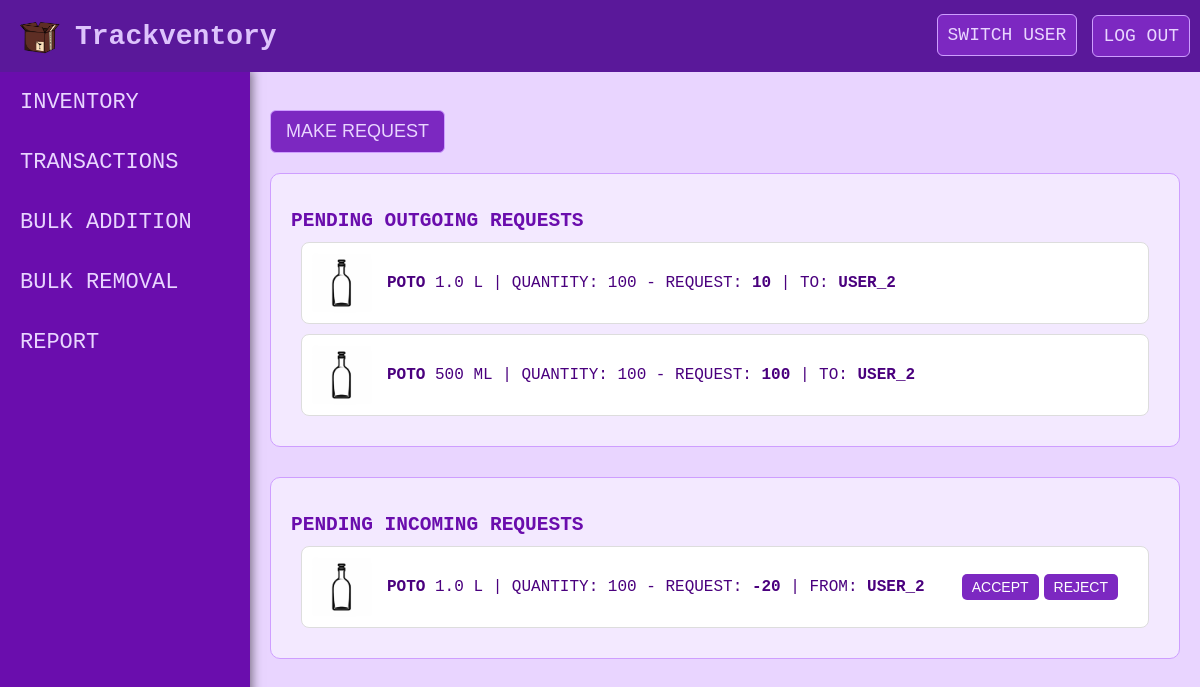
The app's page /transactions (signed in) with its own data.
### tables this page shows
CREATE TABLE PENDING_TRANSACTIONS
    (
    TRANS_ID INTEGER PRIMARY KEY AUTOINCREMENT,
    UID_REQ_TRANS INT NOT NULL,
    UID_ANS_TRANS INT NOT NULL,
    ENTRY_ID INT NOT NULL, 
    QNT INT NOT NULL,

    FOREIGN KEY (UID_REQ_TRANS) REFERENCES USER(UID),
    FOREIGN KEY (UID_ANS_TRANS) REFERENCES USER(UID),
    UNIQUE (TRANS_ID, UID_REQ_TRANS, UID_ANS_TRANS)
    );

CREATE TABLE ENTRY
    (
    MIN_REQUIREMENT INTEGER NULL CHECK(MIN_REQUIREMENT >= 0),
    QNT INTEGER NOT NULL DEFAULT 0 CHECK(QNT >= 0),
    SIZE INTEGER NOT NULL CHECK(SIZE >= 0),
    CATEGORY VARCHAR NULL,
    NAME VARCHAR NOT NULL,
    SUPPLIER VARCHAR NULL,
    PHOTO VARCHAR NULL,
    ENTRY_ID INTEGER PRIMARY KEY AUTOINCREMENT,
    UID INTEGER NOT NULL,

    FOREIGN KEY (UID) REFERENCES USER(UID),
    UNIQUE (NAME, SIZE, UID, SUPPLIER)
    );

CREATE TABLE USER
    ( 
    UID INTEGER PRIMARY KEY AUTOINCREMENT,
    USERNAME VARCHAR NOT NULL CHECK(USERNAME GLOB '[a-zA-Z0-9_]*'),
    PASS_HASHED VARCHAR NOT NULL,
    SALT BLOB NOT NULL,

    UNIQUE (USERNAME)
    );

### app.py (the view, shortened to what this page needs)
@app.route('/transactions', methods=['GET', 'POST'])
def transactions():
    if 'username' not in session:
        return render_template('login.html')
    if request.method == 'GET':
        try:
            quick_switch_users: list[str] = db.get_quick_switch_users(session.get('UID')) # TO
            has_to_answer, waits_for_answer = db.get_pending_transactions(session.get('UID')) # TO
        except Exception as e:
            print(e)
            flash('Error occurred while retrieving transaction data.')
            print('Error occurred while retrieving transaction data.')
            return redirect(url_for('transactions'))
        return render_template('transactions.html', has_to_answer= has_to_answer,
                        waits_for_answer= waits_for_answer, quick_switch_users= quick_switch_users)

### db/db.py (called while the page is built)
def get_quick_switch_users(uid: int) -> list[str]:
    connection = sqlite3.connect('./db/epl343.db')
    cursor = connection.cursor()
    qsUsers = """SELECT U.USERNAME FROM USER U WHERE U.UID IN(SELECT Q.UID_OTHER FROM QUICK_ACCESS Q WHERE Q.UID = (?))"""
    cursor.execute(qsUsers, (uid,))
    rows = cursor.fetchall()
    connection.close()
    users = [elem[0] for elem in rows]
    return users

### templates/transactions.html (shortened to what this page needs)
<!doctype html>
<html>
    <head>
        <link rel="stylesheet" href="..\static\css\styles.css">
    </head>
    <body>
        <div class="top-bar" id="topBar" name="topBar">
            <img class="logo" src="..\static\images\logo.png" alt="Logo" onclick="toggleSidebar()" />
            <div class="title">Trackventory</div>
            <div class="user-actions">
                <div class="user-dropdown">
                    <a class= "switch" onclick="toggleUserDropdown(event)">SWITCH USER</a>
                </div>
                <a href="/logout" class="logout">LOG OUT</a>
            </div>
        </div>
        <div class="sidebar" id="sidebar" name="sidebar">
            <a href="/inventory">INVENTORY</a>
            <a>TRANSACTIONS</a>
            <a href="/bulkIncrease">BULK ADDITION</a>
            <a href="/bulkDecrease">BULK REMOVAL</a>
            <a href="/report">REPORT</a>
        </div>
        <div class="transactions-container">
            <div class="search-filter-container">
                <button class="add-entry-btn" id="makeRequestButton" onclick="openModal('makeRequestModal')">MAKE REQUEST</button>
            </div>
            {% if waits_for_answer %}
                <div id="pendingOutgoingRequests" class="inventory-section">
                    <h2>PENDING OUTGOING REQUESTS</h2>
                    <div class="entry-list">
                        {% for entry in waits_for_answer %}
                            <div id="{{ entry['entry_id'] }}" class="inventory-entry">
                                <img src="{{ entry['photo'] or 'static/images/default_bottle.avif' }}" alt="{{ entry['name'] }}" class="entry-image">
                                <div class="entry-details">
                                    <span class="entry-info">
                                        <span class="entry-text">
                                            <strong class="entry-name">{{ entry['name'] }}</strong>
                                            {{ entry['size'] ~ ' ML' if 1000 > entry['size'] else (entry['size'] / 1000) ~ ' L' }} |
                                            Quantity: {{ entry['qnt'] }} - REQUEST: <strong>{{ entry['qnt_dif'] }}</strong> | TO: <strong>{{ entry['username'] }}</strong>
                                        </span>
                                    </span>
                                </div>
                            </div>
                        {% endfor %}
                    </div>
                </div>
            {% endif %}
            {% if has_to_answer %}
                <div id="pendingIncomingRequests" class="inventory-section">
                    <h2>PENDING INCOMING REQUESTS</h2>
                    <div class="entry-list">
                        {% for entry in has_to_answer %}
                            <div id="{{ entry['entry_id'] }}" class="inventory-entry">
                                <img src="{{ entry['photo'] or 'static/images/default_bottle.avif' }}" alt="{{ entry['name'] }}" class="entry-image">
                                <div class="entry-details">
                                    <span class="entry-info">
                                        <span class="entry-text">
                                            <strong class="entry-name">{{ entry['name'] }}</strong>
                                            {{ entry['size'] ~ ' ML' if 1000 > entry['size'] else (entry['size'] / 1000) ~ ' L' }} |
                                            Quantity: {{ entry['qnt'] }} - REQUEST: <strong>{{ entry['qnt_dif']*(-1) }}</strong> | FROM: <strong>{{ entry['username'] }}</strong>
                                        </span>
                                        <form class="drink-actions" name="answerTransaction" method="POST">
                                            <button class="quantity-btn-blk" name="accept_{{ entry['trans_id'] }}">ACCEPT</button>
                                            <button class="quantity-btn-blk" name="reject_{{ entry['trans_id'] }}">REJECT</button>
                                        </form>
                                    </span>
                                </div>
                            </div>
                        {% endfor %}
                    </div>
                </div>
            {% endif %}
        </div>
    </body>
</html>

### static/css/styles.css (style rules this page uses)
html, body { scroll-behavior: smooth; height: 100%; margin: 0; font-family: Monospace; color: #e9d5ff; background-color: #e9d5ff; }
* { color: inherit; }
.top-bar { position: fixed; top: 0; left: 0; width: 100%; background-color: #5a189a; padding: 15px 20px; display: flex; justify-content: space-between; align-items: center; z-index: 10; }
.logo { height: 40px; width: auto; margin-right: 15px; cursor: pointer; z-index: 10; }
.title { color: #ddc3fc; font-size: 28px; font-weight: bold; flex: 1; text-align: left; }
.user-actions { display: flex; gap: 15px; }
.user-actions a { font-size: 18px; text-decoration: none; padding: 10px; }
.logout { margin-right: 30px; }
.sidebar { position: fixed; top: 70px; left: 0; height: 100%; width: 250px; background-color: #6a0dad; transition: transform 0.6s ease, background-color 0.3s ease-in-out; transform: translateX(0); box-shadow: 2px 0 10px rgba(0, 0, 0, 0.5); }
.sidebar a { font-size: 22px; display: block; padding: 15px; text-decoration: none; margin-left: 5px; margin-right: 5px; margin-top: 5px; }
.user-dropdown { position: relative; margin-top: 10px; }
.user-actions > a, .switch { background-color: #7c28c1; border: 1px solid #ce9eff; border-radius: 6px; }
.inventory-container, .bulk-container, .report-container, .transactions-container { padding: 20px; margin-top: 80px; transition: margin-left 0.6s ease; }
.sidebar:not(.close) + .transactions-container { margin-left: 250px; }
.inventory-section { padding: 20px; margin-bottom: 30px; border: 1px solid #ce9eff; border-radius: 10px; background-color: #f3e9ff; color: #4a007e; }
.inventory-section h2 { margin-bottom: 10px; color: #6a0dad; }
.inventory-entry { display: flex; align-items: center; justify-content: space-between; position: relative; padding: 10px; border: 1px solid #ddd; border-radius: 8px; background-color: #fff; text-transform: uppercase; margin: 10px; }
.entry-image { width: 60px; height: 60px; margin-right: 15px; border-radius: 5px; }
.entry-details { flex: 1; display: flex; align-items: center; flex-direction: column; justify-content: space-between; }
.entry-info { display: flex; font-size: 20px; color: #4a007e; justify-content: space-between; align-items: center; width: 100%; }
.entry-text { flex: 1; color: #4a007e; text-align: left; }
.entry-name { font-weight: bold; }
.filter-btn, .submit-btn, .add-entry-btn { background-color: #7c28c1; border: 1px solid #ce9eff; border-radius: 6px; padding: 10px 15px; font-size: 18px; color: #e9d5ff; cursor: pointer; transition: background-color 0.3s ease, transform 0.3s ease; text-transform: uppercase; width: 140px; }
.add-entry-btn { width: max-content; }
.search-filter-container, .search-bar-container { justify-content: center; align-items: center; gap: 30px; margin-top: 10px; margin-bottom: 20px; }
.drink-actions { display: flex; align-items: center; gap: 10px; white-space: nowrap; margin-right: 30px; }
.drink-actions button { padding: 5px 10px; border-radius: 5px; font-size: 14px; }
.quantity-btn-blk { background-color: #7c28c1; color: #fff; border: none; padding: 5px 10px; margin: 0 5px; border-radius: 6px; font-size: 16px; cursor: pointer; transition: background-color 0.3s ease; }
#pendingIncomingRequests .entry-text, #pendingOutgoingRequests .entry-text { font-size: 16px; }
#pendingIncomingRequests .drink-actions button { margin-right: -10px; }

### records on screen
PENDING_TRANSACTIONS: name "POTO", SIZE "1.0 L", qnt "100", qnt_dif "10", username "USER_2"
PENDING_TRANSACTIONS: name "POTO", SIZE "500 ML", qnt "100", qnt_dif "100", username "USER_2"
PENDING_TRANSACTIONS: name "POTO", SIZE "1.0 L", qnt "100", entry "-20", username "USER_2"
